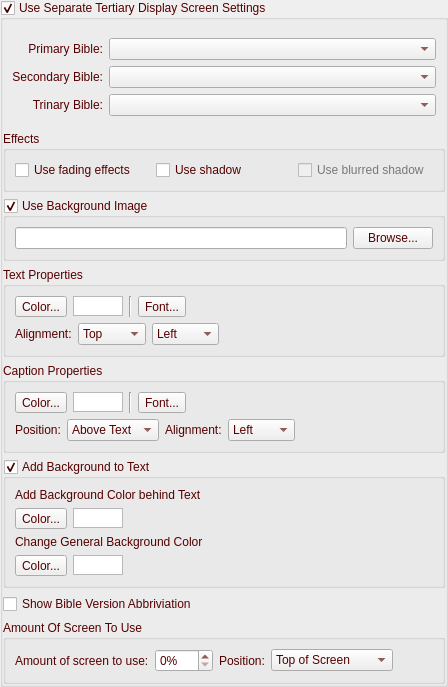
    <widget class="QGroupBox" name="groupBoxUseDisp3">
     <property name="palette">
      <palette>
       <active>
        <colorrole role="WindowText">
         <brush brushstyle="SolidPattern">
          <color alpha="255">
           <red>85</red>
           <green>0</green>
           <blue>0</blue>
          </color>
         </brush>
        </colorrole>
        <colorrole role="Text">
         <brush brushstyle="SolidPattern">
          <color alpha="255">
           <red>85</red>
           <green>0</green>
           <blue>0</blue>
          </color>
         </brush>
        </colorrole>
        <colorrole role="ButtonText">
         <brush brushstyle="SolidPattern">
          <color alpha="255">
           <red>85</red>
           <green>0</green>
           <blue>0</blue>
          </color>
         </brush>
        </colorrole>
        <colorrole role="Highlight">
         <brush brushstyle="SolidPattern">
          <color alpha="255">
           <red>118</red>
           <green>50</green>
           <blue>50</blue>
          </color>
         </brush>
        </colorrole>
        <colorrole role="PlaceholderText">
         <brush brushstyle="SolidPattern">
          <color alpha="128">
           <red>85</red>
           <green>0</green>
           <blue>127</blue>
          </color>
         </brush>
        </colorrole>
       </active>
       <inactive>
        <colorrole role="WindowText">
         <brush brushstyle="SolidPattern">
          <color alpha="255">
           <red>85</red>
           <green>0</green>
           <blue>0</blue>
          </color>
         </brush>
        </colorrole>
        <colorrole role="Text">
         <brush brushstyle="SolidPattern">
          <color alpha="255">
           <red>85</red>
           <green>0</green>
           <blue>0</blue>
          </color>
         </brush>
        </colorrole>
        <colorrole role="ButtonText">
         <brush brushstyle="SolidPattern">
          <color alpha="255">
           <red>85</red>
           <green>0</green>
           <blue>0</blue>
          </color>
         </brush>
        </colorrole>
        <colorrole role="Highlight">
         <brush brushstyle="SolidPattern">
          <color alpha="255">
           <red>118</red>
           <green>50</green>
           <blue>50</blue>
          </color>
         </brush>
        </colorrole>
        <colorrole role="PlaceholderText">
         <brush brushstyle="SolidPattern">
          <color alpha="128">
           <red>85</red>
           <green>0</green>
           <blue>127</blue>
          </color>
         </brush>
        </colorrole>
       </inactive>
       <disabled>
        <colorrole role="WindowText">
         <brush brushstyle="SolidPattern">
          <color alpha="255">
           <red>120</red>
           <green>120</green>
           <blue>120</blue>
          </color>
         </brush>
        </colorrole>
        <colorrole role="Text">
         <brush brushstyle="SolidPattern">
          <color alpha="255">
           <red>120</red>
           <green>120</green>
           <blue>120</blue>
          </color>
         </brush>
        </colorrole>
        <colorrole role="ButtonText">
         <brush brushstyle="SolidPattern">
          <color alpha="255">
           <red>120</red>
           <green>120</green>
           <blue>120</blue>
          </color>
         </brush>
        </colorrole>
        <colorrole role="Highlight">
         <brush brushstyle="SolidPattern">
          <color alpha="255">
           <red>0</red>
           <green>120</green>
           <blue>215</blue>
          </color>
         </brush>
        </colorrole>
        <colorrole role="PlaceholderText">
         <brush brushstyle="SolidPattern">
          <color alpha="128">
           <red>0</red>
           <green>0</green>
           <blue>0</blue>
          </color>
         </brush>
        </colorrole>
       </disabled>
      </palette>
     </property>
     <property name="title">
      <string>Use Separate Tertiary Display Screen Settings</string>
     </property>
     <property name="flat">
      <bool>true</bool>
     </property>
     <property name="checkable">
      <bool>true</bool>
     </property>
     <layout class="QVBoxLayout" name="verticalLayout_7" stretch="0,0,0,0,0,0,0,0">
      <property name="leftMargin">
       <number>0</number>
      </property>
      <property name="topMargin">
       <number>9</number>
      </property>
      <property name="rightMargin">
       <number>0</number>
      </property>
      <property name="bottomMargin">
       <number>0</number>
      </property>
      <item>
       <widget class="QWidget" name="groupWidgetBibles3" native="true">
        <layout class="QGridLayout" name="gridLayout_5">
         <item row="2" column="1">
          <widget class="QComboBox" name="comboBoxTrinaryBible3">
           <property name="sizePolicy">
            <sizepolicy hsizetype="Expanding" vsizetype="Fixed">
             <horstretch>0</horstretch>
             <verstretch>0</verstretch>
            </sizepolicy>
           </property>
          </widget>
         </item>
         <item row="1" column="1">
          <widget class="QComboBox" name="comboBoxSecondaryBible3">
           <property name="sizePolicy">
            <sizepolicy hsizetype="Expanding" vsizetype="Fixed">
             <horstretch>0</horstretch>
             <verstretch>0</verstretch>
            </sizepolicy>
           </property>
          </widget>
         </item>
         <item row="0" column="1">
          <widget class="QComboBox" name="comboBoxPrimaryBible3">
           <property name="sizePolicy">
            <sizepolicy hsizetype="Expanding" vsizetype="Fixed">
             <horstretch>0</horstretch>
             <verstretch>0</verstretch>
            </sizepolicy>
           </property>
          </widget>
         </item>
         <item row="0" column="0">
          <widget class="QLabel" name="labelPrimaryBible3">
           <property name="text">
            <string>Primary Bible:</string>
           </property>
           <property name="alignment">
            <set>Qt::AlignRight|Qt::AlignTrailing|Qt::AlignVCenter</set>
           </property>
          </widget>
         </item>
         <item row="1" column="0">
          <widget class="QLabel" name="labelSecondaryBible3">
           <property name="text">
            <string>Secondary Bible:</string>
           </property>
           <property name="alignment">
            <set>Qt::AlignRight|Qt::AlignTrailing|Qt::AlignVCenter</set>
           </property>
          </widget>
         </item>
         <item row="2" column="0">
          <widget class="QLabel" name="labelTrinaryBible3">
           <property name="text">
            <string>Trinary Bible:</string>
           </property>
           <property name="alignment">
            <set>Qt::AlignRight|Qt::AlignTrailing|Qt::AlignVCenter</set>
           </property>
          </widget>
         </item>
        </layout>
       </widget>
      </item>
      <item>
       <widget class="QGroupBox" name="groupBoxEffects3">
        <property name="palette">
         <palette>
          <active>
           <colorrole role="WindowText">
            <brush brushstyle="SolidPattern">
             <color alpha="255">
              <red>85</red>
              <green>0</green>
              <blue>0</blue>
             </color>
            </brush>
           </colorrole>
          </active>
          <inactive>
           <colorrole role="WindowText">
            <brush brushstyle="SolidPattern">
             <color alpha="255">
              <red>85</red>
              <green>0</green>
              <blue>0</blue>
             </color>
            </brush>
           </colorrole>
          </inactive>
          <disabled>
           <colorrole role="WindowText">
            <brush brushstyle="SolidPattern">
             <color alpha="255">
              <red>120</red>
              <green>120</green>
              <blue>120</blue>
             </color>
            </brush>
           </colorrole>
          </disabled>
         </palette>
        </property>
        <property name="title">
         <string>Effects</string>
        </property>
        <layout class="QHBoxLayout" name="horizontalLayout">
         <property name="leftMargin">
          <number>9</number>
         </property>
         <property name="topMargin">
          <number>9</number>
         </property>
         <property name="rightMargin">
          <number>9</number>
         </property>
         <property name="bottomMargin">
          <number>9</number>
         </property>
         <item>
          <widget class="QCheckBox" name="checkBoxUseFading3">
           <property name="toolTip">
            <string>If checked, when switching displayed text, fades the old text out and fades the new text in .</string>
           </property>
           <property name="text">
            <string>Use fading effects</string>
           </property>
          </widget>
         </item>
         <item>
          <widget class="QCheckBox" name="checkBoxUseShadow3">
           <property name="toolTip">
            <string>Useful when using a wallpaper image. Displays a fancy shadow effect.</string>
           </property>
           <property name="text">
            <string>Use shadow</string>
           </property>
          </widget>
         </item>
         <item>
          <widget class="QCheckBox" name="checkBoxUseBlurredShadow3">
           <property name="enabled">
            <bool>false</bool>
           </property>
           <property name="toolTip">
            <string>Useful when using a wallpaper image. Displays a fancy shadow effect.</string>
           </property>
           <property name="text">
            <string>Use blurred shadow</string>
           </property>
          </widget>
         </item>
        </layout>
       </widget>
      </item>
      <item>
       <widget class="QGroupBox" name="groupBoxBackground3">
        <property name="palette">
         <palette>
          <active>
           <colorrole role="WindowText">
            <brush brushstyle="SolidPattern">
             <color alpha="255">
              <red>85</red>
              <green>0</green>
              <blue>0</blue>
             </color>
            </brush>
           </colorrole>
          </active>
          <inactive>
           <colorrole role="WindowText">
            <brush brushstyle="SolidPattern">
             <color alpha="255">
              <red>85</red>
              <green>0</green>
              <blue>0</blue>
             </color>
            </brush>
           </colorrole>
          </inactive>
          <disabled>
           <colorrole role="WindowText">
            <brush brushstyle="SolidPattern">
             <color alpha="255">
              <red>120</red>
              <green>120</green>
              <blue>120</blue>
             </color>
            </brush>
           </colorrole>
          </disabled>
         </palette>
        </property>
        <property name="title">
         <string>Use Background Image</string>
        </property>
        <property name="checkable">
         <bool>true</bool>
        </property>
        <layout class="QHBoxLayout" name="horizontalLayout_18">
         <property name="leftMargin">
          <number>9</number>
         </property>
         <property name="topMargin">
          <number>9</number>
         </property>
         <property name="rightMargin">
          <number>9</number>
         </property>
         <property name="bottomMargin">
          <number>9</number>
         </property>
         <item>
          <widget class="QLineEdit" name="lineEditBackPath3"/>
         </item>
         <item>
          <widget class="QPushButton" name="buttonBrowseBackground3">
           <property name="text">
            <string>Browse...</string>
           </property>
          </widget>
         </item>
        </layout>
       </widget>
      </item>
      <item>
       <widget class="QGroupBox" name="groupBoxTextProperties3">
        <property name="palette">
         <palette>
          <active>
           <colorrole role="WindowText">
            <brush brushstyle="SolidPattern">
             <color alpha="255">
              <red>85</red>
              <green>0</green>
              <blue>0</blue>
             </color>
            </brush>
           </colorrole>
          </active>
          <inactive>
           <colorrole role="WindowText">
            <brush brushstyle="SolidPattern">
             <color alpha="255">
              <red>85</red>
              <green>0</green>
              <blue>0</blue>
             </color>
            </brush>
           </colorrole>
          </inactive>
          <disabled>
           <colorrole role="WindowText">
            <brush brushstyle="SolidPattern">
             <color alpha="255">
              <red>120</red>
              <green>120</green>
              <blue>120</blue>
             </color>
            </brush>
           </colorrole>
          </disabled>
         </palette>
        </property>
        <property name="title">
         <string>Text Properties</string>
        </property>
        <layout class="QVBoxLayout" name="verticalLayout_9">
         <property name="leftMargin">
          <number>9</number>
         </property>
         <property name="topMargin">
          <number>9</number>
         </property>
         <property name="rightMargin">
          <number>9</number>
         </property>
         <property name="bottomMargin">
          <number>9</number>
         </property>
         <item>
          <layout class="QHBoxLayout" name="horizontalLayout_31">
           <property name="leftMargin">
            <number>0</number>
           </property>
           <property name="topMargin">
            <number>0</number>
           </property>
           <property name="rightMargin">
            <number>0</number>
           </property>
           <property name="bottomMargin">
            <number>0</number>
           </property>
           <item>
            <widget class="QToolButton" name="toolButtonTextColor3">
             <property name="text">
              <string>Color...</string>
             </property>
            </widget>
           </item>
           <item>
            <widget class="QGraphicsView" name="graphicViewTextColor3">
             <property name="sizePolicy">
              <sizepolicy hsizetype="Fixed" vsizetype="Fixed">
               <horstretch>0</horstretch>
               <verstretch>0</verstretch>
              </sizepolicy>
             </property>
             <property name="minimumSize">
              <size>
               <width>50</width>
               <height>20</height>
              </size>
             </property>
             <property name="maximumSize">
              <size>
               <width>50</width>
               <height>20</height>
              </size>
             </property>
            </widget>
           </item>
           <item>
            <widget class="Line" name="line_4">
             <property name="orientation">
              <enum>Qt::Vertical</enum>
             </property>
            </widget>
           </item>
           <item>
            <widget class="QToolButton" name="toolButtonTextFont3">
             <property name="text">
              <string>Font...</string>
             </property>
            </widget>
           </item>
           <item>
            <widget class="QLabel" name="labelFont3">
             <property name="sizePolicy">
              <sizepolicy hsizetype="Minimum" vsizetype="Preferred">
               <horstretch>0</horstretch>
               <verstretch>0</verstretch>
              </sizepolicy>
             </property>
             <property name="text">
              <string/>
             </property>
             <property name="wordWrap">
              <bool>true</bool>
             </property>
            </widget>
           </item>
          </layout>
         </item>
         <item>
          <layout class="QHBoxLayout" name="horizontalLayout_20">
           <property name="topMargin">
            <number>0</number>
           </property>
           <property name="bottomMargin">
            <number>0</number>
           </property>
           <item>
            <widget class="QLabel" name="labelTextAlign3">
             <property name="text">
              <string>Alignment:</string>
             </property>
            </widget>
           </item>
           <item>
            <widget class="QComboBox" name="comboBoxVerticalAling3">
             <property name="currentIndex">
              <number>0</number>
             </property>
             <item>
              <property name="text">
               <string>Top</string>
              </property>
             </item>
             <item>
              <property name="text">
               <string>Middle</string>
              </property>
             </item>
             <item>
              <property name="text">
               <string>Bottom</string>
              </property>
             </item>
            </widget>
           </item>
           <item>
            <widget class="QComboBox" name="comboBoxHorizontalAling3">
             <item>
              <property name="text">
               <string>Left</string>
              </property>
             </item>
             <item>
              <property name="text">
               <string>Center</string>
              </property>
             </item>
             <item>
              <property name="text">
               <string>Right</string>
              </property>
             </item>
            </widget>
           </item>
           <item>
            <spacer name="horizontalSpacer">
             <property name="orientation">
              <enum>Qt::Horizontal</enum>
             </property>
             <property name="sizeHint" stdset="0">
              <size>
               <width>40</width>
               <height>20</height>
              </size>
             </property>
            </spacer>
           </item>
          </layout>
         </item>
        </layout>
       </widget>
      </item>
      <item>
       <widget class="QGroupBox" name="groupBoxCaptionProperties3">
        <property name="palette">
         <palette>
          <active>
           <colorrole role="WindowText">
            <brush brushstyle="SolidPattern">
             <color alpha="255">
              <red>85</red>
              <green>0</green>
              <blue>0</blue>
             </color>
            </brush>
           </colorrole>
          </active>
          <inactive>
           <colorrole role="WindowText">
            <brush brushstyle="SolidPattern">
             <color alpha="255">
              <red>85</red>
              <green>0</green>
              <blue>0</blue>
             </color>
            </brush>
           </colorrole>
          </inactive>
          <disabled>
           <colorrole role="WindowText">
            <brush brushstyle="SolidPattern">
             <color alpha="255">
              <red>120</red>
              <green>120</green>
              <blue>120</blue>
             </color>
            </brush>
           </colorrole>
          </disabled>
         </palette>
        </property>
        <property name="title">
         <string>Caption Properties</string>
        </property>
        <layout class="QVBoxLayout" name="verticalLayout_10">
         <property name="leftMargin">
          <number>9</number>
         </property>
         <property name="topMargin">
          <number>9</number>
         </property>
         <property name="rightMargin">
          <number>9</number>
         </property>
         <property name="bottomMargin">
          <number>9</number>
         </property>
         <item>
          <layout class="QHBoxLayout" name="horizontalLayout_22">
           <item>
            <widget class="QToolButton" name="toolButtonCaptionColor3">
             <property name="text">
              <string>Color...</string>
             </property>
            </widget>
           </item>
           <item>
            <widget class="QGraphicsView" name="graphicViewCaptionColor3">
             <property name="sizePolicy">
              <sizepolicy hsizetype="Fixed" vsizetype="Fixed">
               <horstretch>0</horstretch>
               <verstretch>0</verstretch>
              </sizepolicy>
             </property>
             <property name="minimumSize">
              <size>
               <width>50</width>
               <height>20</height>
              </size>
             </property>
             <property name="maximumSize">
              <size>
               <width>50</width>
               <height>20</height>
              </size>
             </property>
            </widget>
           </item>
           <item>
            <widget class="Line" name="line_5">
             <property name="orientation">
              <enum>Qt::Vertical</enum>
             </property>
            </widget>
           </item>
           <item>
            <widget class="QToolButton" name="toolButtonCaptionFont3">
             <property name="text">
              <string>Font...</string>
             </property>
            </widget>
           </item>
           <item>
            <widget class="QLabel" name="labelFontCaption3">
             <property name="sizePolicy">
              <sizepolicy hsizetype="Minimum" vsizetype="Preferred">
               <horstretch>0</horstretch>
               <verstretch>0</verstretch>
              </sizepolicy>
             </property>
             <property name="text">
              <string/>
             </property>
             <property name="wordWrap">
              <bool>true</bool>
             </property>
            </widget>
           </item>
          </layout>
         </item>
         <item>
          <layout class="QHBoxLayout" name="horizontalLayout_23">
           <property name="leftMargin">
            <number>0</number>
           </property>
           <property name="topMargin">
            <number>0</number>
           </property>
           <property name="rightMargin">
            <number>0</number>
           </property>
           <property name="bottomMargin">
            <number>0</number>
           </property>
           <item>
            <widget class="QLabel" name="labelPosition3">
             <property name="text">
              <string>Position:</string>
             </property>
            </widget>
           </item>
           <item>
            <widget class="QComboBox" name="comboBoxCaptionPosition3">
             <property name="sizePolicy">
              <sizepolicy hsizetype="Preferred" vsizetype="Fixed">
               <horstretch>0</horstretch>
               <verstretch>0</verstretch>
              </sizepolicy>
             </property>
             <property name="minimumSize">
              <size>
               <width>85</width>
               <height>0</height>
              </size>
             </property>
             <property name="currentText">
              <string>Above Text</string>
             </property>
             <item>
              <property name="text">
               <string>Above Text</string>
              </property>
             </item>
             <item>
              <property name="text">
               <string>Below Text</string>
              </property>
             </item>
            </widget>
           </item>
           <item>
            <widget class="QLabel" name="labelCaptionAlign3">
             <property name="text">
              <string>Alignment:</string>
             </property>
            </widget>
           </item>
           <item>
            <widget class="QComboBox" name="comboBoxCaptionAlign3">
             <item>
              <property name="text">
               <string>Left</string>
              </property>
             </item>
             <item>
              <property name="text">
               <string>Center</string>
              </property>
             </item>
             <item>
              <property name="text">
               <string>Right</string>
              </property>
             </item>
            </widget>
           </item>
           <item>
            <spacer name="horizontalSpacer_7">
             <property name="orientation">
              <enum>Qt::Horizontal</enum>
             </property>
             <property name="sizeHint" stdset="0">
              <size>
               <width>40</width>
               <height>20</height>
              </size>
             </property>
            </spacer>
           </item>
          </layout>
         </item>
        </layout>
       </widget>
      </item>
      <item>
       <widget class="QGroupBox" name="groupBoxAddBackgroundToText3">
        <property name="palette">
         <palette>
          <active>
           <colorrole role="WindowText">
            <brush brushstyle="SolidPattern">
             <color alpha="255">
              <red>85</red>
              <green>0</green>
              <blue>0</blue>
             </color>
            </brush>
           </colorrole>
          </active>
          <inactive>
           <colorrole role="WindowText">
            <brush brushstyle="SolidPattern">
             <color alpha="255">
              <red>85</red>
              <green>0</green>
              <blue>0</blue>
             </color>
            </brush>
           </colorrole>
          </inactive>
          <disabled>
           <colorrole role="WindowText">
            <brush brushstyle="SolidPattern">
             <color alpha="255">
              <red>120</red>
              <green>120</green>
              <blue>120</blue>
             </color>
            </brush>
           </colorrole>
          </disabled>
         </palette>
        </property>
        <property name="title">
         <string>Add Background to Text</string>
        </property>
        <property name="flat">
         <bool>false</bool>
        </property>
        <property name="checkable">
         <bool>true</bool>
        </property>
        <layout class="QVBoxLayout" name="verticalLayout_16">
         <property name="leftMargin">
          <number>9</number>
         </property>
         <property name="topMargin">
          <number>9</number>
         </property>
         <property name="rightMargin">
          <number>9</number>
         </property>
         <property name="bottomMargin">
          <number>9</number>
         </property>
         <item>
          <widget class="QLabel" name="labelAddBKColorToText3">
           <property name="text">
            <string>Add Background Color behind Text</string>
           </property>
          </widget>
         </item>
         <item>
          <layout class="QHBoxLayout" name="horizontalLayout_37">
           <property name="topMargin">
            <number>0</number>
           </property>
           <item>
            <widget class="QToolButton" name="toolButtonAddBKColorText3">
             <property name="text">
              <string>Color...</string>
             </property>
            </widget>
           </item>
           <item>
            <widget class="QGraphicsView" name="graphicViewAddBKColor3">
             <property name="sizePolicy">
              <sizepolicy hsizetype="Fixed" vsizetype="Fixed">
               <horstretch>0</horstretch>
               <verstretch>0</verstretch>
              </sizepolicy>
             </property>
             <property name="minimumSize">
              <size>
               <width>50</width>
               <height>20</height>
              </size>
             </property>
             <property name="maximumSize">
              <size>
               <width>50</width>
               <height>20</height>
              </size>
             </property>
            </widget>
           </item>
           <item>
            <spacer name="horizontalSpacer_18">
             <property name="orientation">
              <enum>Qt::Horizontal</enum>
             </property>
             <property name="sizeHint" stdset="0">
              <size>
               <width>40</width>
               <height>20</height>
              </size>
             </property>
            </spacer>
           </item>
          </layout>
         </item>
         <item>
          <widget class="QLabel" name="labelChangeGeneralBKColor3">
           <property name="text">
            <string>Change General Background Color</string>
           </property>
          </widget>
         </item>
         <item>
          <layout class="QHBoxLayout" name="horizontalLayout_38">
           <property name="topMargin">
            <number>0</number>
           </property>
           <item>
            <widget class="QToolButton" name="toolButtonChangeGenBKColor3">
             <property name="text">
              <string>Color...</string>
             </property>
            </widget>
           </item>
           <item>
            <widget class="QGraphicsView" name="graphicViewChangeGenBKColor3">
             <property name="sizePolicy">
              <sizepolicy hsizetype="Fixed" vsizetype="Fixed">
               <horstretch>0</horstretch>
               <verstretch>0</verstretch>
              </sizepolicy>
             </property>
             <property name="minimumSize">
              <size>
               <width>50</width>
               <height>20</height>
              </size>
             </property>
             <property name="maximumSize">
              <size>
               <width>50</width>
               <height>20</height>
              </size>
             </property>
            </widget>
           </item>
           <item>
            <spacer name="horizontalSpacer_19">
             <property name="orientation">
              <enum>Qt::Horizontal</enum>
             </property>
             <property name="sizeHint" stdset="0">
              <size>
               <width>40</width>
               <height>20</height>
              </size>
             </property>
            </spacer>
           </item>
          </layout>
         </item>
        </layout>
       </widget>
      </item>
      <item>
       <layout class="QHBoxLayout" name="horizontalLayout_30">
        <property name="topMargin">
         <number>0</number>
        </property>
        <property name="bottomMargin">
         <number>0</number>
        </property>
        <item>
         <widget class="QCheckBox" name="checkBoxAbbiviations3">
          <property name="text">
           <string>Show Bible Version Abbriviation</string>
          </property>
         </widget>
        </item>
       </layout>
      </item>
      <item>
       <widget class="QGroupBox" name="groupBoxMaxScreen3">
        <property name="palette">
         <palette>
          <active>
           <colorrole role="WindowText">
            <brush brushstyle="SolidPattern">
             <color alpha="255">
              <red>85</red>
              <green>0</green>
              <blue>0</blue>
             </color>
            </brush>
           </colorrole>
          </active>
          <inactive>
           <colorrole role="WindowText">
            <brush brushstyle="SolidPattern">
             <color alpha="255">
              <red>85</red>
              <green>0</green>
              <blue>0</blue>
             </color>
            </brush>
           </colorrole>
          </inactive>
          <disabled>
           <colorrole role="WindowText">
            <brush brushstyle="SolidPattern">
             <color alpha="255">
              <red>120</red>
              <green>120</green>
              <blue>120</blue>
             </color>
            </brush>
           </colorrole>
          </disabled>
         </palette>
        </property>
        <property name="title">
         <string>Amount Of Screen To Use</string>
        </property>
        <layout class="QGridLayout" name="gridLayout_7">
         <property name="leftMargin">
          <number>9</number>
         </property>
         <property name="topMargin">
          <number>9</number>
         </property>
         <property name="rightMargin">
          <number>9</number>
         </property>
         <property name="bottomMargin">
          <number>9</number>
         </property>
         <item row="0" column="0">
          <layout class="QHBoxLayout" name="horizontalLayout_24">
           <property name="leftMargin">
            <number>0</number>
           </property>
           <property name="topMargin">
            <number>0</number>
           </property>
           <property name="rightMargin">
            <number>0</number>
           </property>
           <property name="bottomMargin">
            <number>0</number>
           </property>
           <item>
            <widget class="QLabel" name="labelMaxPercent3">
             <property name="text">
              <string>Amount of screen to use:</string>
             </property>
            </widget>
           </item>
           <item>
            <widget class="QSpinBox" name="spinBoxMaxScreen3">
             <property name="suffix">
              <string>%</string>
             </property>
             <property name="maximum">
              <number>100</number>
             </property>
            </widget>
           </item>
           <item>
            <widget class="QLabel" name="labelMaxTopButtom3">
             <property name="text">
              <string>Position:</string>
             </property>
            </widget>
           </item>
           <item>
            <widget class="QComboBox" name="comboBoxScreenPosition3">
             <property name="minimumSize">
              <size>
               <width>112</width>
               <height>0</height>
              </size>
             </property>
             <item>
              <property name="text">
               <string>Top of Screen</string>
              </property>
             </item>
             <item>
              <property name="text">
               <string>Bottom of Screen</string>
              </property>
             </item>
            </widget>
           </item>
           <item>
            <spacer name="horizontalSpacer_10">
             <property name="orientation">
              <enum>Qt::Horizontal</enum>
             </property>
             <property name="sizeHint" stdset="0">
              <size>
               <width>40</width>
               <height>20</height>
              </size>
             </property>
            </spacer>
           </item>
          </layout>
         </item>
        </layout>
       </widget>
      </item>
     </layout>
    </widget>
